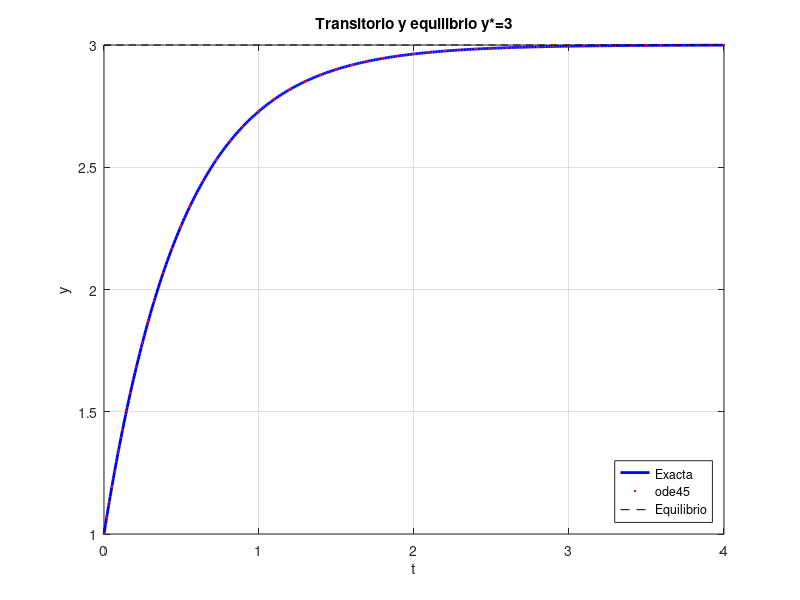
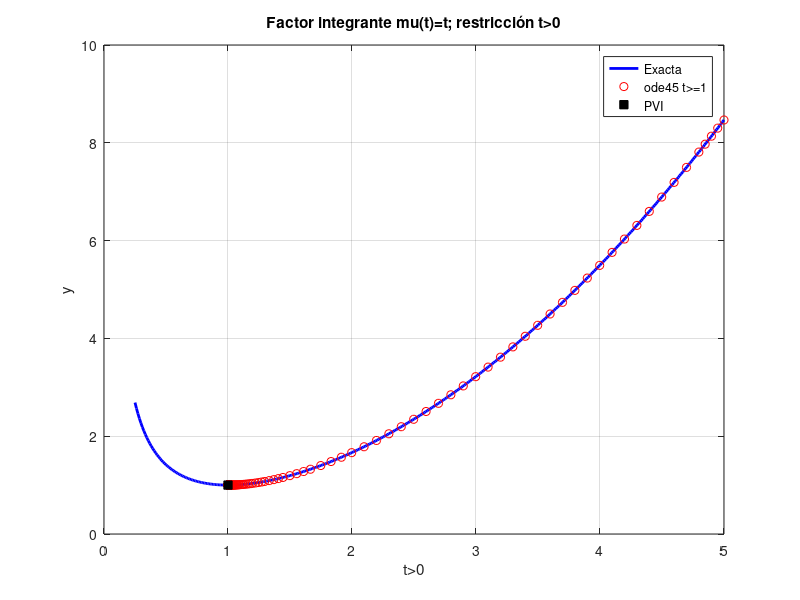
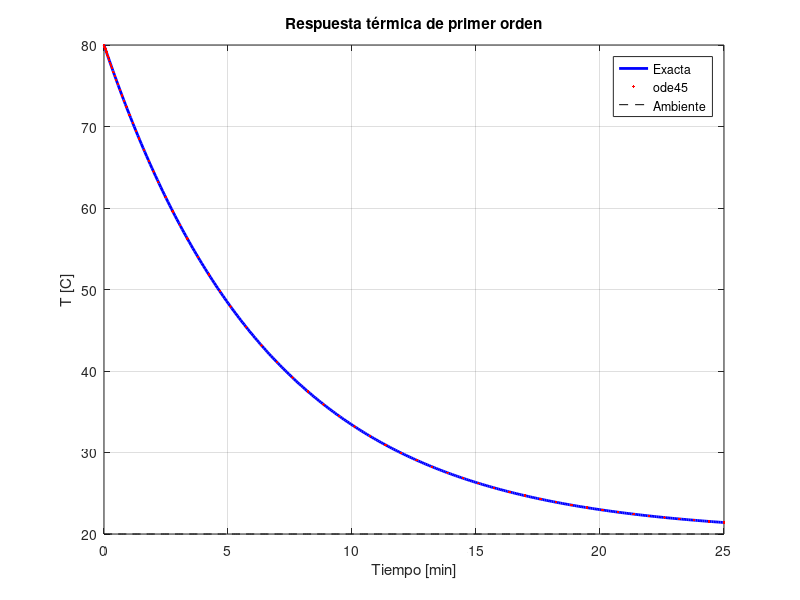
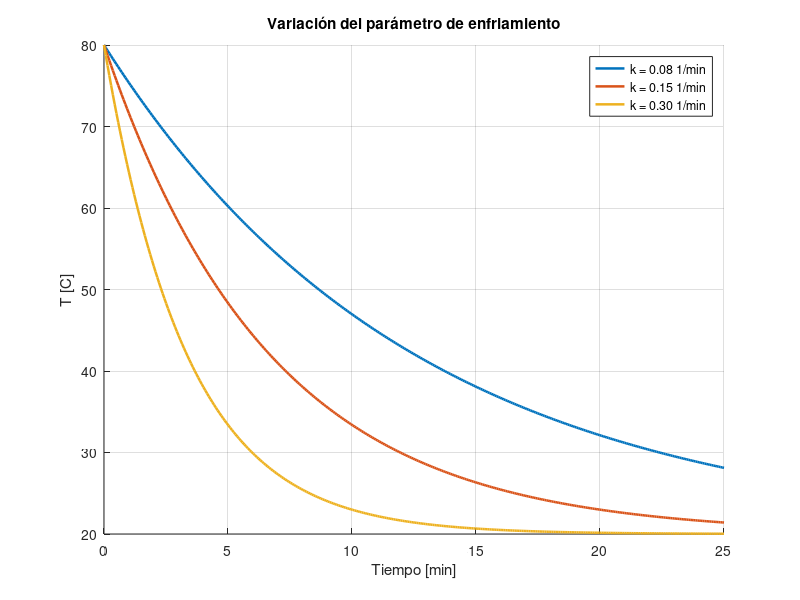

Write MATLAB code to recreate these figures, in order.
%% CAPÍTULO 5 | ECUACIONES LINEALES DE PRIMER ORDEN
% UCACUE | Matemática Avanzada | Ingeniería Civil
% Factor integrante, equilibrio y modelo idealizado de enfriamiento.
clc; close all; clearvars;

%% 1. Ecuación y'+2y=6, y(0)=1
f1=@(t,y)6-2*y;
t=linspace(0,4,401); y=3-2*exp(-2*t);
[tn,yn]=ode45(f1,[0 4],1);
figure('Name','C5: lineal constante');
plot(t,y,'b','LineWidth',2); hold on; plot(tn,yn,'r.');
plot(t,3*ones(size(t)),'k--');grid on;
xlabel('t');ylabel('y'); title('Transitorio y equilibrio y*=3');
legend('Exacta','ode45','Equilibrio','Location','southeast');

%% 2. Coeficiente variable en t>0
% y' +(1/t)y=t, y(1)=1 -> y=t^2/3+2/(3t).
f2=@(t,y) t-y/t;
t2=linspace(0.25,5,400); y2=t2.^2/3+2./(3*t2);
[t2n,y2n]=ode45(f2,[1 5],1);
figure('Name','C5: lineal variable');
plot(t2,y2,'b','LineWidth',2);hold on;plot(t2n,y2n,'ro');
plot(1,1,'ks','MarkerFaceColor','k');grid on;
xlabel('t>0');ylabel('y');
title('Factor integrante mu(t)=t; restricción t>0');
legend('Exacta','ode45 t>=1','PVI','Location','best');

%% 3. Enfriamiento idealizado T'=-k*(T-Tamb)
Tamb=20; T0=80; k=0.15;
t3=linspace(0,25,350);
T=Tamb+(T0-Tamb)*exp(-k*t3);
[t3n,Tn]=ode45(@(t,T)-k*(T-Tamb),[0 25],T0);
figure('Name','C5: enfriamiento idealizado');
plot(t3,T,'b','LineWidth',2);hold on;
plot(t3n,Tn,'r.');plot(t3,Tamb*ones(size(t3)),'k--');
grid on;xlabel('Tiempo [min]');ylabel('T [C]');
title('Respuesta térmica de primer orden');
legend('Exacta','ode45','Ambiente','Location','northeast');
fprintf('C5 - T(15)=%.4f C; tiempo hasta 30 C=%.4f min\n', ...
    Tamb+(T0-Tamb)*exp(-k*15),log(6)/k);

%% 4. Estudio de sensibilidad en k
figure('Name','C5: sensibilidad enfriamiento');hold on;
for kj=[0.08 0.15 0.30]
    plot(t3,Tamb+(T0-Tamb)*exp(-kj*t3),'LineWidth',1.8,...
        'DisplayName',sprintf('k = %.2f 1/min',kj));
end
grid on;xlabel('Tiempo [min]');ylabel('T [C]');
title('Variación del parámetro de enfriamiento');
legend('Location','northeast');

%% ACTIVIDADES
% A1: deduzca el factor integrante usando la regla del producto.
% A2: explique por qué t=0 divide el dominio en el ejemplo 2.
% A3: analice la sensibilidad del tiempo para alcanzar 30 C.
% A4: documente supuestos de un sistema térmico concentrado.
